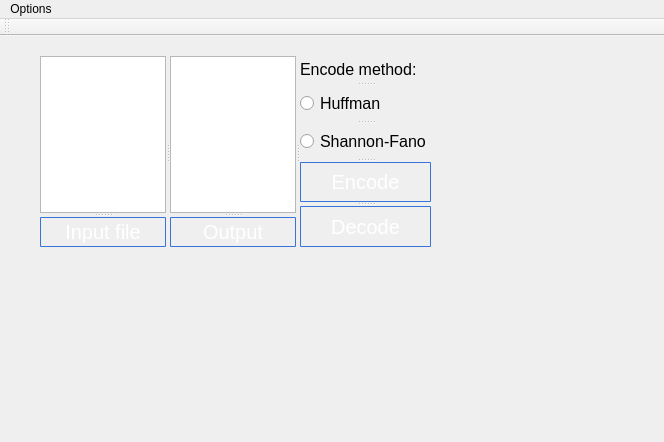
<?xml version="1.0" encoding="UTF-8"?>
<ui version="4.0">
 <class>MainWindow</class>
 <widget class="QMainWindow" name="MainWindow">
  <property name="geometry">
   <rect>
    <x>0</x>
    <y>0</y>
    <width>664</width>
    <height>442</height>
   </rect>
  </property>
  <property name="windowTitle">
   <string>MainWindow</string>
  </property>
  <property name="styleSheet">
   <string notr="true">QPushButton{
    padding:2px;
    color: #fff;
    font-size: 20px;
    border-radius: 1px;
    border: 1px solid #3873d9;
    background-color: qlineargradient( x1: 0, y1: 0, x2: 0, y2: 1,
                                        stop: 0 #4287ff, stop: 1 #356ccc);
 }

QTextEdit{
	font-size: 20px;
}</string>
  </property>
  <widget class="QWidget" name="centralWidget">
   <widget class="QSplitter" name="splitter_5">
    <property name="geometry">
     <rect>
      <x>40</x>
      <y>20</y>
      <width>391</width>
      <height>191</height>
     </rect>
    </property>
    <property name="orientation">
     <enum>Qt::Horizontal</enum>
    </property>
    <widget class="QSplitter" name="splitter_3">
     <property name="orientation">
      <enum>Qt::Horizontal</enum>
     </property>
     <widget class="QSplitter" name="splitter">
      <property name="orientation">
       <enum>Qt::Vertical</enum>
      </property>
      <widget class="QTextEdit" name="textEdit"/>
      <widget class="QPushButton" name="InputButton">
       <property name="text">
        <string>Input file</string>
       </property>
      </widget>
     </widget>
     <widget class="QSplitter" name="splitter_2">
      <property name="orientation">
       <enum>Qt::Vertical</enum>
      </property>
      <widget class="QTextEdit" name="textEdit_2"/>
      <widget class="QPushButton" name="OutputButton">
       <property name="text">
        <string>Output</string>
       </property>
      </widget>
     </widget>
    </widget>
    <widget class="QSplitter" name="splitter_4">
     <property name="orientation">
      <enum>Qt::Vertical</enum>
     </property>
     <widget class="QLabel" name="label">
      <property name="styleSheet">
       <string notr="true">font-size: 16px</string>
      </property>
      <property name="text">
       <string>Encode method:</string>
      </property>
     </widget>
     <widget class="QRadioButton" name="radioButton">
      <property name="styleSheet">
       <string notr="true">font-size: 16px</string>
      </property>
      <property name="text">
       <string>Huffman</string>
      </property>
     </widget>
     <widget class="QRadioButton" name="radioButton_2">
      <property name="styleSheet">
       <string notr="true">font-size: 16px</string>
      </property>
      <property name="text">
       <string>Shannon-Fano</string>
      </property>
     </widget>
     <widget class="QPushButton" name="EncodeButton">
      <property name="text">
       <string>Encode</string>
      </property>
     </widget>
     <widget class="QPushButton" name="DecodeButton">
      <property name="text">
       <string>Decode</string>
      </property>
     </widget>
    </widget>
   </widget>
  </widget>
  <widget class="QToolBar" name="mainToolBar">
   <attribute name="toolBarArea">
    <enum>TopToolBarArea</enum>
   </attribute>
   <attribute name="toolBarBreak">
    <bool>false</bool>
   </attribute>
  </widget>
  <widget class="QMenuBar" name="menuBar">
   <property name="geometry">
    <rect>
     <x>0</x>
     <y>0</y>
     <width>664</width>
     <height>17</height>
    </rect>
   </property>
   <widget class="QMenu" name="menuOptions">
    <property name="title">
     <string>Options</string>
    </property>
    <addaction name="actionHelp"/>
    <addaction name="actionAbout"/>
   </widget>
   <addaction name="menuOptions"/>
  </widget>
  <action name="actionHelp">
   <property name="text">
    <string>Help</string>
   </property>
  </action>
  <action name="actionAbout">
   <property name="text">
    <string>About</string>
   </property>
  </action>
 </widget>
 <layoutdefault spacing="6" margin="11"/>
 <resources/>
 <connections/>
</ui>
